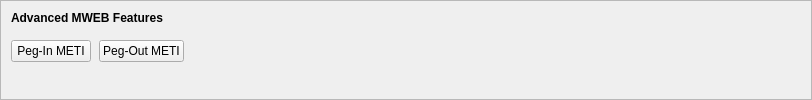
    <widget class="QFrame" name="frameMWEBFeatures">
     <property name="sizePolicy">
      <sizepolicy hsizetype="Expanding" vsizetype="Expanding">
       <horstretch>0</horstretch>
       <verstretch>0</verstretch>
      </sizepolicy>
     </property>
     <property name="maximumSize">
      <size>
       <width>16777215</width>
       <height>16777215</height>
      </size>
     </property>
     <property name="frameShape">
      <enum>QFrame::StyledPanel</enum>
     </property>
     <property name="frameShadow">
      <enum>QFrame::Sunken</enum>
     </property>
     <layout class="QVBoxLayout" name="verticalLayoutMWEBFeatures2">
      <property name="spacing">
       <number>0</number>
      </property>
      <property name="leftMargin">
       <number>0</number>
      </property>
      <property name="topMargin">
       <number>0</number>
      </property>
      <property name="rightMargin">
       <number>0</number>
      </property>
      <property name="bottomMargin">
       <number>6</number>
      </property>
      <item>
       <layout class="QVBoxLayout" name="verticalLayoutMWEBFeatures" stretch="0,0,1">
        <property name="spacing">
         <number>0</number>
        </property>
        <property name="leftMargin">
         <number>10</number>
        </property>
        <property name="topMargin">
         <number>10</number>
        </property>
        <item>
         <layout class="QHBoxLayout" name="horizontalLayoutMWEBFeatures1">
          <property name="bottomMargin">
           <number>15</number>
          </property>
          <item>
           <widget class="QLabel" name="labelMWEBFeatures">
            <property name="sizePolicy">
             <sizepolicy hsizetype="Preferred" vsizetype="Maximum">
              <horstretch>0</horstretch>
              <verstretch>0</verstretch>
             </sizepolicy>
            </property>
            <property name="font">
             <font>
              <weight>75</weight>
              <bold>true</bold>
             </font>
            </property>
            <property name="styleSheet">
             <string notr="true">font-weight:bold;</string>
            </property>
            <property name="text">
             <string>Advanced MWEB Features</string>
            </property>
           </widget>
          </item>
         </layout>
        </item>
        <item>
         <layout class="QHBoxLayout" name="horizontalLayoutMWEBFeatures2" stretch="0,0,0">
          <property name="spacing">
           <number>8</number>
          </property>
          <property name="bottomMargin">
           <number>10</number>
          </property>
          <item>
           <widget class="QPushButton" name="pushButtonMWEBPegIn">
            <property name="styleSheet">
             <string notr="true"/>
            </property>
            <property name="text">
             <string>Peg-In METI</string>
            </property>
            <property name="checkable">
             <bool>true</bool>
            </property>
            <property name="autoDefault">
             <bool>false</bool>
            </property>
           </widget>
          </item>
          <item>
           <widget class="QPushButton" name="pushButtonMWEBPegOut">
            <property name="styleSheet">
             <string notr="true"/>
            </property>
            <property name="text">
             <string>Peg-Out METI</string>
            </property>
            <property name="checkable">
             <bool>true</bool>
            </property>
            <property name="autoDefault">
             <bool>false</bool>
            </property>
           </widget>
          </item>
          <item>
           <spacer name="horizontalSpacerMWEBFeatures">
            <property name="orientation">
             <enum>Qt::Horizontal</enum>
            </property>
            <property name="sizeHint" stdset="0">
             <size>
              <width>40</width>
              <height>1</height>
             </size>
            </property>
           </spacer>
          </item>
         </layout>
        </item>
        <item>
         <spacer name="verticalSpacerMWEBFeatures">
          <property name="orientation">
           <enum>Qt::Vertical</enum>
          </property>
          <property name="sizeHint" stdset="0">
           <size>
            <width>800</width>
            <height>1</height>
           </size>
          </property>
         </spacer>
        </item>
       </layout>
      </item>
     </layout>
    </widget>
